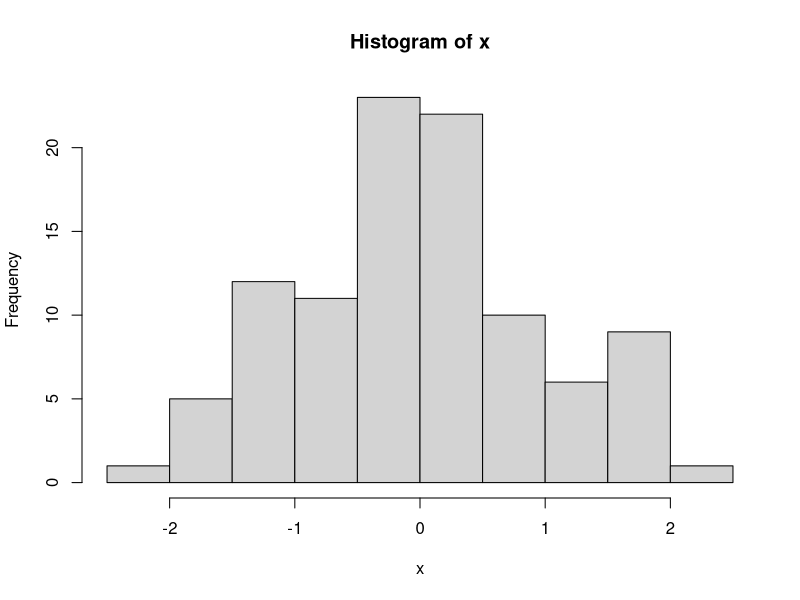
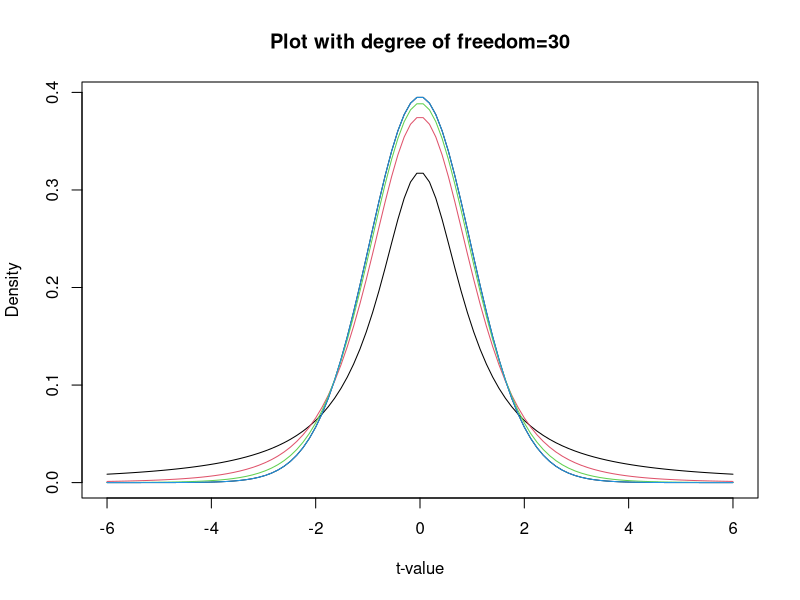
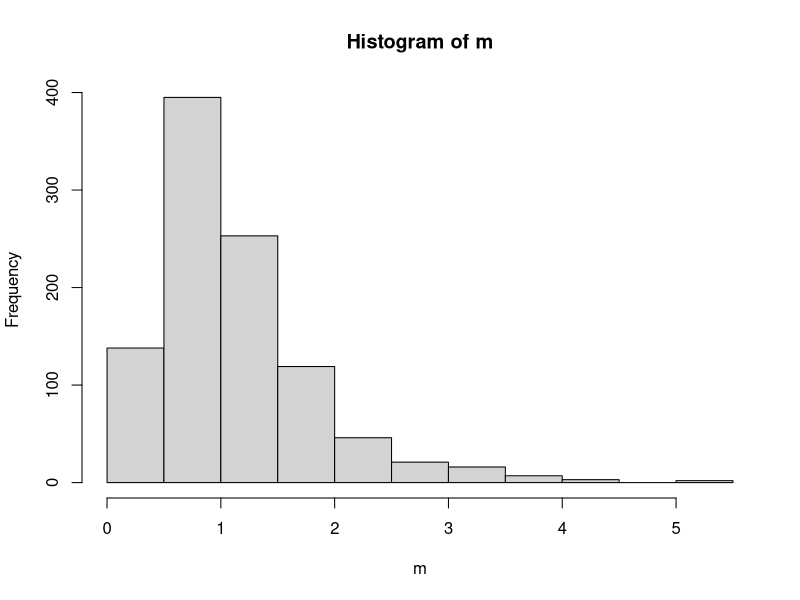

Here is the R script that generated these plots, in order:
#Question 1
n=100
df=99
x=rt(n,df)
hist(x)

#Question 2
n=100
df=c(2,10,25)
r1=rchisq(n,df[1])
r1
r2=rchisq(n,df[2])
r2
r3=rchisq(n,df[3])
r3

#Question 3
x=seq(-6,6,length=100)
x
df=c(1,4,10,30)
dt(x,df[4]) 
plot(x,dt(x,df[4]),type="l",xlab="t-value",ylab="Density",main="Plot with degree of freedom=30")
dt(x,df[3])
dt(x,df[2])
dt(x,df[1])
for(i in 1:4){
  lines(x,dt(x,df[i]),type="l",col=i,main="Comparison of degree of freedom ")
}

#Question 4(i)
df1=10
df2=20
c1=qf(0.95,df1,df2)
c1

#Question 4(ii)
c2=pf(1.5,df1,df2,lower.tail = TRUE)
c2
c3=pf(1.5,df1,df2,lower.tail = FALSE)
c3

#Question 4(iii)
q=c(0.25,0.5,0.75,0.999)
for(i in 1:4)
{
  z=qf(q[i],df1,df2)
  print(z)
  
}

#Question 4(iv)
m=rf(1000,df1,df2)
m
hist(m)
